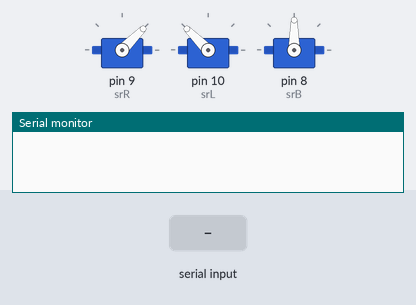
This sketch was run on a simulated Arduino Uno, built with avr-gcc and run on an emulated ATmega328P. On the bench: 3 × servo, the last lines printed to the serial monitor. Inputs (shaded band) come from the test bench.

Above: at 1.2 s.
1.3 s: "90,45\n" received over Serial
At 2.8 s:
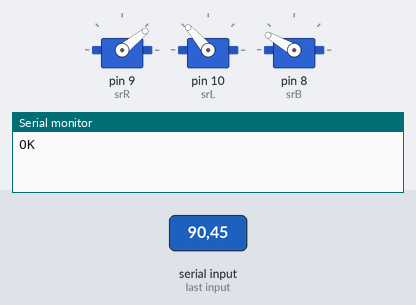
3.6 s: "30,150\n" received over Serial
At 3.9 s:
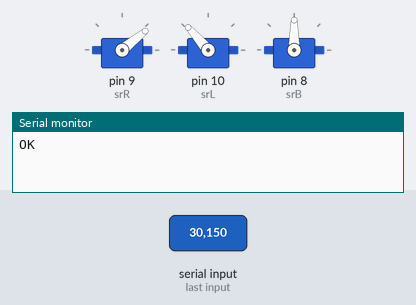
5.9 s: "1,90\n" received over Serial
At 7.5 s:
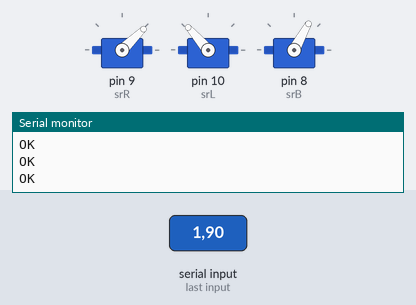
8.2 s: "S90\n" received over Serial
At 8.3 s:
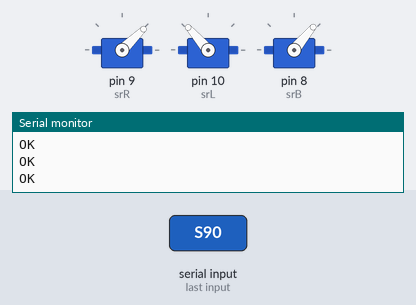
Timing chart, 0 to 11.2 s (numbered marks = the images above; inputs shaded):
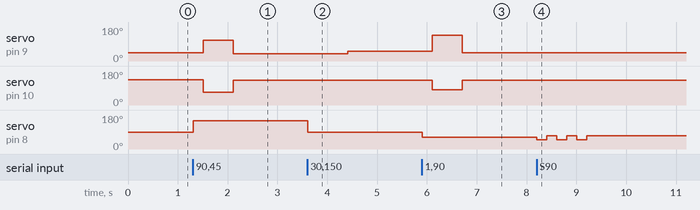

Measured:
- after the input at 1.3 s, servo on pin 9 (srR): 45° → 111° after 0.21 s, → 39° 0.60 s later; servo on pin 10 (srL): 135° → 68° after 0.21 s, → 131° 0.60 s later; servo on pin 8 (srB): 90° → 150° at once
- after the input at 3.6 s, servo on pin 9 (srR): 39° → 51° after 0.81 s; servo on pin 8 (srB): 150° → 90° at once
- after the input at 5.9 s, servo on pin 9 (srR): 51° → 137° after 0.21 s, → 44° 0.60 s later; servo on pin 10 (srL): 131° → 81° after 0.21 s, → 131° 0.60 s later; servo on pin 8 (srB): 90° → 61° at once
- after the input at 8.2 s, servo on pin 8 (srB): alternates 70° for 0.20 s and 50° for 0.20 s, 6 changes in all, then stays 70°, starting at once

The sketch:

ducky.ino
```cpp
#include <Servo.h>

#ifndef LINKAGE_SOLVER_H
#define LINKAGE_SOLVER_H

#include <math.h>

struct Vec2 {
  float x, y;
};

struct LinkageLengths {
  float AB;
  float BC;
  float CD;
  float DA;
  float BE;
  float CE;
};

struct LinkageSides {
  int8_t fwd_C;
  int8_t fwd_E;
  int8_t inv_B;
  int8_t inv_C;
  int8_t inv_D;
};

struct ForwardResult {
  bool valid;
  Vec2 B, C, D, E;
};

struct InverseResult {
  bool valid;
  float theta1;
  float theta2;
  Vec2 B, C, D;
};


// ------------------------------------------------------------
// Math helpers
// ------------------------------------------------------------

// Cross product sign: which side of line c1→c2 is point p on?
// +1 = left, -1 = right, 0 = collinear
static int8_t crossSign(Vec2 c1, Vec2 c2, Vec2 p) {
  float v = (c2.x - c1.x) * (p.y - c1.y) -
            (c2.y - c1.y) * (p.x - c1.x);

  if (v > 0.0f) return 1;
  if (v < 0.0f) return -1;
  return 0;
}


// JS-equivalent circle-circle intersection
static bool circleIntersect(Vec2 c1, float r1,
                            Vec2 c2, float r2,
                            Vec2 &out1, Vec2 &out2) {

  float dx = c2.x - c1.x;
  float dy = c2.y - c1.y;
  float d = sqrtf(dx * dx + dy * dy);

  // JS tolerance replicated
  if (d > r1 + r2 + 0.5f ||
      d < fabsf(r1 - r2) - 0.5f ||
      d < 1e-6f)
    return false;

  float a = (r1 * r1 - r2 * r2 + d * d) / (2.0f * d);
  float h = sqrtf(fmaxf(0.0f, r1 * r1 - a * a));

  float mx = c1.x + a * dx / d;
  float my = c1.y + a * dy / d;

  out1 = { mx + h * dy / d, my - h * dx / d };
  out2 = { mx - h * dy / d, my + h * dx / d };

  return true;
}


// Pick intersection on desired side of line c1→c2
// Matches JS logic exactly.
static Vec2 pickBySide(Vec2 p1, Vec2 p2,
                       Vec2 c1, Vec2 c2,
                       int8_t side) {

  if (crossSign(c1, c2, p1) == side)
    return p1;
  else
    return p2;
}


// ------------------------------------------------------------
// Chirality
// ------------------------------------------------------------

// Compute chirality from an existing valid configuration
static LinkageSides computeSides(Vec2 A, Vec2 B, Vec2 C, Vec2 D, Vec2 E) {
  LinkageSides s;

  s.fwd_C = crossSign(B, D, C);
  s.fwd_E = crossSign(B, C, E);
  s.inv_B = crossSign(A, E, B);
  s.inv_C = crossSign(B, E, C);
  s.inv_D = crossSign(C, A, D);

  return s;
}


// ------------------------------------------------------------
// Forward kinematics
// ------------------------------------------------------------

ForwardResult solveForward(Vec2 A,
                           const LinkageLengths &L,
                           float theta1,
                           float theta2,
                           const LinkageSides &sides) {

  ForwardResult r;
  r.valid = false;

  r.B = { A.x + L.AB * cosf(theta1),
          A.y + L.AB * sinf(theta1) };

  r.D = { A.x + L.DA * cosf(theta2),
          A.y + L.DA * sinf(theta2) };

  Vec2 c1, c2;
  if (!circleIntersect(r.B, L.BC, r.D, L.CD, c1, c2))
    return r;

  r.C = pickBySide(c1, c2, r.B, r.D, sides.fwd_C);

  Vec2 e1, e2;
  if (!circleIntersect(r.B, L.BE, r.C, L.CE, e1, e2))
    return r;

  r.E = pickBySide(e1, e2, r.B, r.C, sides.fwd_E);

  r.valid = true;
  return r;
}


// ------------------------------------------------------------
// Inverse kinematics
// ------------------------------------------------------------

InverseResult solveInverse(Vec2 A,
                           const LinkageLengths &L,
                           Vec2 E,
                           const LinkageSides &sides) {

  InverseResult r;
  r.valid = false;

  Vec2 b1, b2;
  if (!circleIntersect(A, L.AB, E, L.BE, b1, b2))
    return r;

  r.B = pickBySide(b1, b2, A, E, sides.inv_B);

  Vec2 c1, c2;
  if (!circleIntersect(r.B, L.BC, E, L.CE, c1, c2))
    return r;

  r.C = pickBySide(c1, c2, r.B, E, sides.inv_C);

  Vec2 d1, d2;
  if (!circleIntersect(r.C, L.CD, A, L.DA, d1, d2))
    return r;

  r.D = pickBySide(d1, d2, r.C, A, sides.inv_D);

  r.theta1 = atan2f(r.B.y - A.y, r.B.x - A.x);
  r.theta2 = atan2f(r.D.y - A.y, r.D.x - A.x);

  r.valid = true;
  return r;
}

#endif


LinkageLengths ll = {
  50,   // ground to B (crank 1)
  50,   // B to C (coupler base)
  50,   // C to D
  50,   // D to ground (crank 2)
  172.3,// B to E (triangle side)
  124.5,// C to E (triangle side)
};


/*
R = 0, back
L = 180, back
R = 180, forward
L = 0, forward
*/


Servo srR;
Servo srL;
Servo srB;

Vec2 A = {0, 0};
Vec2 B = {0, -50};
Vec2 C = {50, -50};
Vec2 D = {50, 0};
Vec2 E = {167.2, -92};

LinkageSides ls;

void fk(int l, int r){
  srL.write(180-l);
  srR.write(r);
}

void ik(float x, float y){
  InverseResult res = solveInverse(A, ll, {x,y}, ls);
  // Serial.println(res.theta1);
  // Serial.println(res.theta2);
  int r = round((res.theta1+M_PI*0.75)*180/M_PI);
  int l = round((res.theta2+M_PI*0.25)*180/M_PI);
  fk(l,r);
}

void setup() {

  Serial.begin(9600);

  srR.attach(9);
  srL.attach(10);
  srB.attach(8);

  ls = computeSides(A,B,C,D,E);

  srB.write(90);
  ik(167.2, -92);

  // for (int k = 0; k < 100; k++){
  //   int a = rand()%60+60;
  //   float d = (rand()%100)/100.0;
  //   srB.write(a);
  //   delay(200);
  //   ik(120+d*70,120-d*10);
  //   delay(600);
  //   ik(160+d*10,-80);
  //   delay(300);
  // }

}

const int BUFFER_SIZE = 16;
char buffer[BUFFER_SIZE];
byte index = 0;

void loop() {
  while (Serial.available()) {
    char c = Serial.read();
    if (c == '\n') {
      buffer[index] = '\0';
      if (buffer[0] == 'S'){
        for (int i = 0; i < 3; i++){
          srB.write(50);
          delay(200);
          srB.write(70);
          delay(200);
        }
      }else{
        char *comma = strchr(buffer, ',');
        if (comma != NULL) {
          *comma = '\0';
          int number1 = atoi(buffer);
          int number2 = atoi(comma + 1);
          srB.write(60+number1);
          delay(200);
          float d = number2/100.0;
          ik(120+d*70,120-d*10);
          delay(600);
          ik(160+d*10,-80);
          delay(200);
          Serial.print("OK\n");
        }
      }
      index = 0;
    }
    else {
      if (index < BUFFER_SIZE - 1) {
        buffer[index++] = c;
      } else {
        index = 0;
      }
    }
  }

}
```
